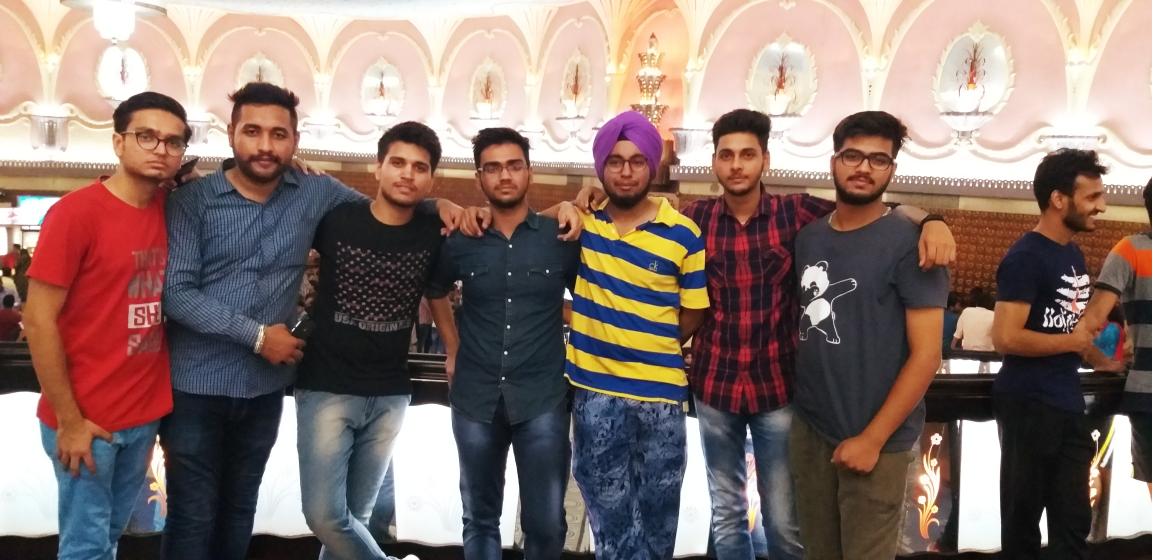
#> input picture Opencv scripts/resize Images/news.jpg, 4608 x 2240 px, found by its file name (shown at 1/4 size)
$ python face_detection.py
#> lines starting #> are read from the running program, lines starting #| are printed output that depends on the picture
import cv2

face_cascade=cv2.CascadeClassifier("haarcascade_frontalface_default.xml") #acces the xml file

img=cv2.imread("news.jpg") #read the image
#> img is the input picture: shape (2240, 4608, 3); mean B, G, R 110.3, 116.6, 136.7

gray_img=cv2.cvtColor(img,cv2.COLOR_BGR2GRAY)
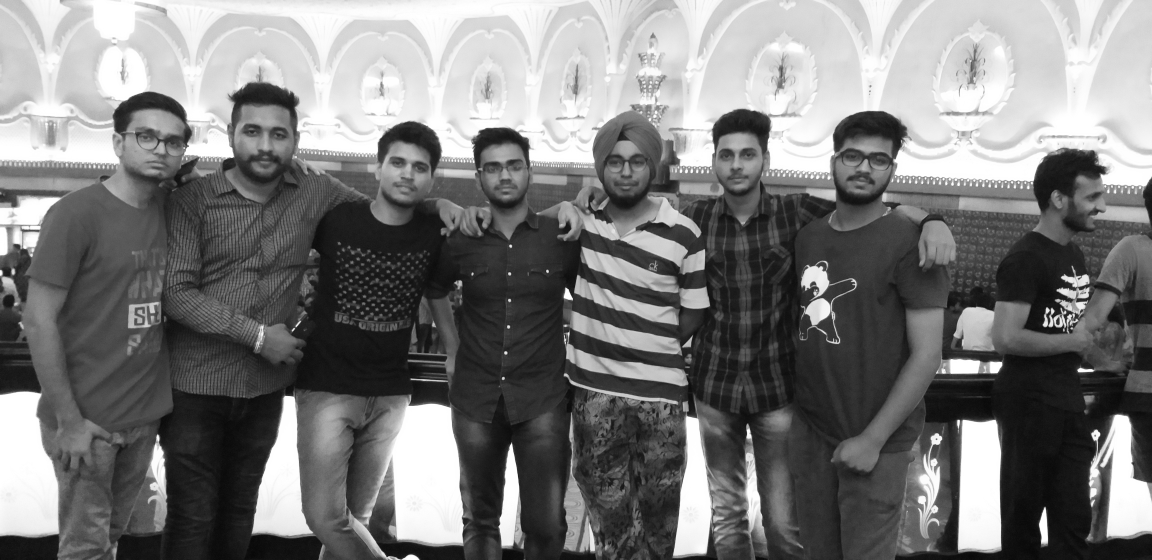
#> gray_img: shape (2240, 4608) (shown at 1/4 size); min 4, max 255, mean 121.9

faces=face_cascade.detectMultiScale(gray_img,scaleFactor=1.5,minNeighbors=5) #this will search the human front face in the image
#> faces = [[4225, 185, 182, 182], [928, 429, 273, 273], [501, 450, 273, 273], [2813, 513, 273, 273], [3315, 529, 273, 273], [2371, 539, 273, 273], [1497, 555, 273, 273], [1884, 561, 273, 273]]

for x,y,w,h in faces:
    img=cv2.rectangle(img,(x,y),(x+w,y+h),(0,255,0),3) #create a green color rectangle on the face
#> this loop made 8 passes


resized=cv2.resize(img,(img.shape[1]//3,img.shape[0]//3)) #this will resize the image
cv2.imshow("Gray",resized) #show the image with highlighted human face
cv2.waitKey(0)
cv2.destroyAllWindows() #destroy all the windows
